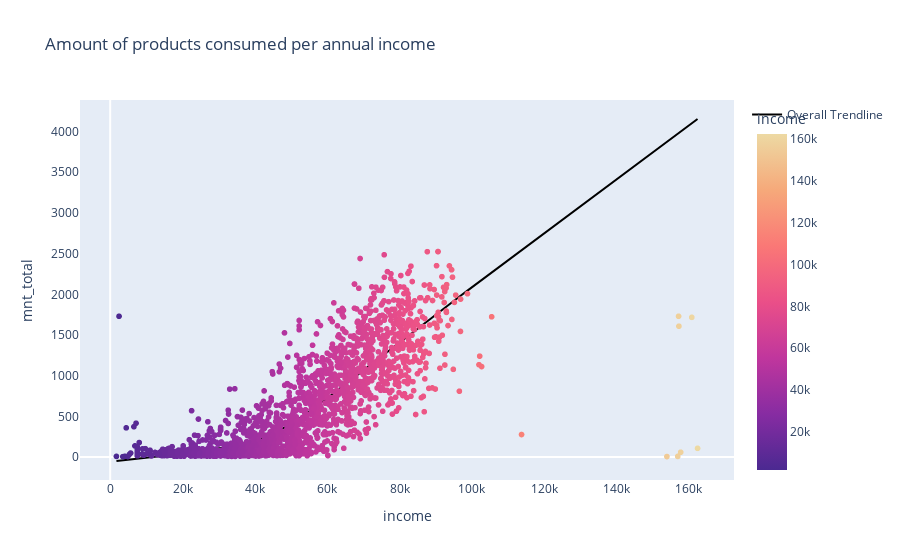

Notebook code for this chart:
### Code cell
fig = px.scatter(df, x="income", y="mnt_total",color="income", color_continuous_scale='Agsunset', 
    trendline="lowess",trendline_scope="overall", trendline_color_override="black",
    title="Amount of products consumed per annual income")

fig.update_xaxes(showgrid=False, zeroline=True)
fig.update_yaxes(showgrid=False, zeroline=True)

### Figure 1 — Plotly figure (JSON) as saved in the notebook; plotly's stock layout.template omitted (floating-point values rounded to 4 significant figures; data arrays with more than 128 entries replaced by an {"elided": "..."} marker saying what was removed)
{"data": [{"hovertemplate": "income=%{marker.color}<br>mnt_total=%{y}<extra></extra>", "legendgroup": "", "marker": {"color": {"elided": "2240 float values"}, "coloraxis": "coloraxis", "symbol": "circle"}, "mode": "markers", "name": "", "showlegend": false, "type": "scattergl", "x": {"elided": "2240 float values"}, "xaxis": "x", "y": {"elided": "2240 int values"}, "yaxis": "y"}, {"hovertemplate": "<b>LOWESS trendline</b><br><br>income=%{x}<br>mnt_total=%{y} <b>(trend)</b><extra></extra>", "legendgroup": "Overall Trendline", "line": {"color": "black"}, "mode": "lines", "name": "Overall Trendline", "showlegend": true, "type": "scatter", "x": {"elided": "2240 float values"}, "xaxis": "x", "y": {"elided": "2240 float values"}, "yaxis": "y"}], "layout": {"coloraxis": {"colorbar": {"title": {"text": "income"}}, "colorscale": [[0, "rgb(75, 41, 145)"], [0.1667, "rgb(135, 44, 162)"], [0.3333, "rgb(192, 54, 157)"], [0.5, "rgb(234, 79, 136)"], [0.6667, "rgb(250, 120, 118)"], [0.8333, "rgb(246, 169, 122)"], [1, "rgb(237, 217, 163)"]]}, "legend": {"tracegroupgap": 0}, "title": {"text": "Amount of products consumed per annual income"}, "xaxis": {"anchor": "y", "domain": [0, 1], "showgrid": false, "title": {"text": "income"}, "zeroline": true}, "yaxis": {"anchor": "x", "domain": [0, 1], "showgrid": false, "title": {"text": "mnt_total"}, "zeroline": true}}}
